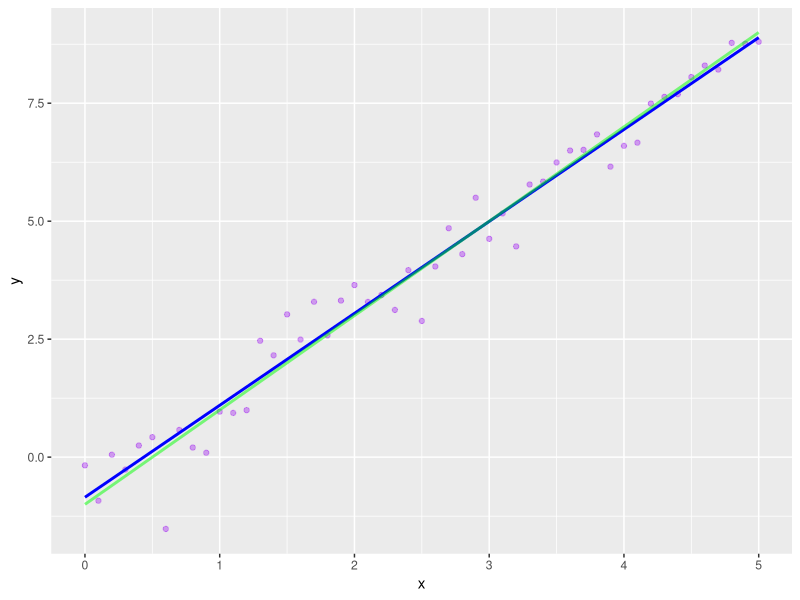
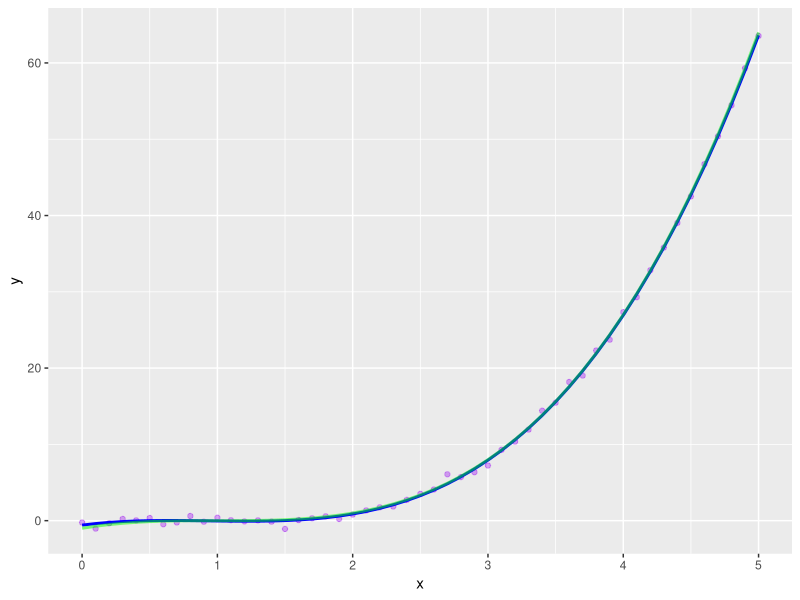

Source code (R) for these figures, in order:
## ---- chunk 1
knitr::opts_chunk$set(echo = TRUE)
## ---- chunk 2
linreg = function(X,Y) {
  beta = qr.coef(qr(X),Y)
  function(A) A%*% beta
}
## ---- chunk 3
variance = 0.5
x = seq(0,5,0.1)
l = length(x)
xbias = as.matrix(cbind(1, x))
y = 2*x-1+rnorm(l)*variance
lf = linreg(xbias, y)
## ---- chunk 4
library(ggplot2)
ggplot()+geom_point(aes(x=x, y=y), color = 'purple', alpha = 0.4) + geom_line(aes(x=x, y=lf(xbias)), color = 'blue', size =1) + geom_line(aes(x=x, y=2*x-1), color = 'green', size = 1, alpha = 0.5)
## ---- chunk 5
polyreg = function(X,Y, n){ 
  g = linreg(outer(X,0:n,`^`),Y) 
  function(A) g(outer(A, 0:n,`^`))
}
## ---- chunk 6
variance = 0.5
x = seq(0,5,0.1)
l = length(x)
y = (x-1)^3+rnorm(l)*variance
pf = polyreg(x, y, 3)
## ---- chunk 7
ggplot()+geom_point(aes(x=x, y=y), color = 'purple', alpha = 0.4) + geom_line(aes(x=x, y=pf(x)), color = 'blue', size =1) + geom_line(aes(x=x, y=(x-1)^3), color = 'green', size = 1, alpha = 0.5)
## ---- chunk 8
freg = function(X,Y, n){ 
  sins = outer(X,0:n,function(a,b) sin(a*b))
  cosins = outer(X,0:n,function(a,b) cos(a*b))
  g = linreg(cbind(sins,cosins),Y)
  function(A) {
     sins = outer(A,0:n,function(a,b) sin(a*b))
     cosins = outer(A,0:n,function(a,b) cos(a*b))
     g(qr(cbind(sins, cosins)))
  }
}
## ---- chunk 9
variance = 0.5
x = seq(0,5,0.1)
l = length(x)
yi=outer(x, 0:10, function(a,b) 2*sin(2^0.5 * a*b+3^0.5)) 
y1 = sapply(y, sum,1) 
y = y1 + rnorm(l)*variance
ff = freg(x, y, 10)
